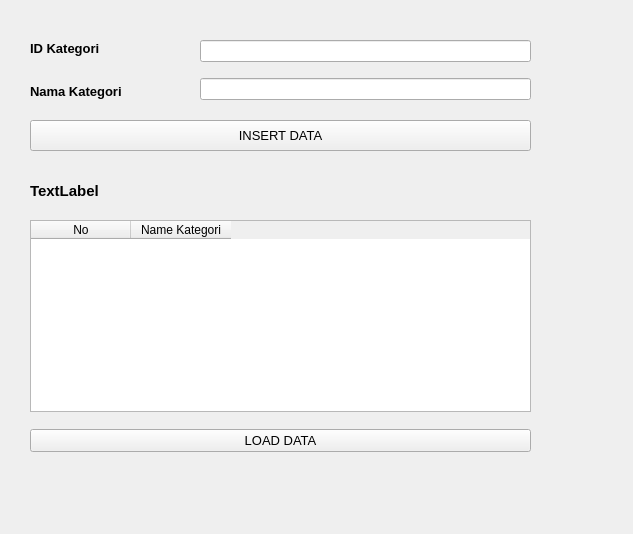
<?xml version="1.0" encoding="UTF-8"?>
<ui version="4.0">
 <class>Form</class>
 <widget class="QWidget" name="Form">
  <property name="geometry">
   <rect>
    <x>0</x>
    <y>0</y>
    <width>633</width>
    <height>534</height>
   </rect>
  </property>
  <property name="windowTitle">
   <string>Form</string>
  </property>
  <widget class="QWidget" name="verticalLayoutWidget">
   <property name="geometry">
    <rect>
     <x>30</x>
     <y>30</y>
     <width>160</width>
     <height>80</height>
    </rect>
   </property>
   <layout class="QVBoxLayout" name="verticalLayout">
    <item>
     <widget class="QLabel" name="label">
      <property name="font">
       <font>
        <pointsize>10</pointsize>
        <weight>75</weight>
        <bold>true</bold>
       </font>
      </property>
      <property name="text">
       <string>ID Kategori</string>
      </property>
     </widget>
    </item>
    <item>
     <widget class="QLabel" name="label_2">
      <property name="font">
       <font>
        <pointsize>10</pointsize>
        <weight>75</weight>
        <bold>true</bold>
       </font>
      </property>
      <property name="text">
       <string>Nama Kategori</string>
      </property>
     </widget>
    </item>
   </layout>
  </widget>
  <widget class="QWidget" name="verticalLayoutWidget_2">
   <property name="geometry">
    <rect>
     <x>200</x>
     <y>30</y>
     <width>331</width>
     <height>80</height>
    </rect>
   </property>
   <layout class="QVBoxLayout" name="verticalLayout_2">
    <item>
     <widget class="QLineEdit" name="lineEdit"/>
    </item>
    <item>
     <widget class="QLineEdit" name="lineEdit_2"/>
    </item>
   </layout>
  </widget>
  <widget class="QPushButton" name="pushButton">
   <property name="geometry">
    <rect>
     <x>30</x>
     <y>120</y>
     <width>501</width>
     <height>31</height>
    </rect>
   </property>
   <property name="font">
    <font>
     <pointsize>10</pointsize>
    </font>
   </property>
   <property name="text">
    <string>INSERT DATA</string>
   </property>
  </widget>
  <widget class="QLabel" name="label_3">
   <property name="geometry">
    <rect>
     <x>30</x>
     <y>170</y>
     <width>271</width>
     <height>41</height>
    </rect>
   </property>
   <property name="font">
    <font>
     <pointsize>11</pointsize>
     <weight>75</weight>
     <bold>true</bold>
    </font>
   </property>
   <property name="text">
    <string>TextLabel</string>
   </property>
  </widget>
  <widget class="QTableWidget" name="tableWidget">
   <property name="geometry">
    <rect>
     <x>30</x>
     <y>220</y>
     <width>501</width>
     <height>192</height>
    </rect>
   </property>
   <column>
    <property name="text">
     <string>No</string>
    </property>
   </column>
   <column>
    <property name="text">
     <string>Name Kategori</string>
    </property>
   </column>
  </widget>
  <widget class="QWidget" name="verticalLayoutWidget_3">
   <property name="geometry">
    <rect>
     <x>30</x>
     <y>420</y>
     <width>501</width>
     <height>41</height>
    </rect>
   </property>
   <layout class="QVBoxLayout" name="verticalLayout_3">
    <item>
     <widget class="QPushButton" name="pushButton_2">
      <property name="font">
       <font>
        <pointsize>10</pointsize>
       </font>
      </property>
      <property name="text">
       <string>LOAD DATA</string>
      </property>
     </widget>
    </item>
   </layout>
  </widget>
 </widget>
 <resources/>
 <connections/>
</ui>
